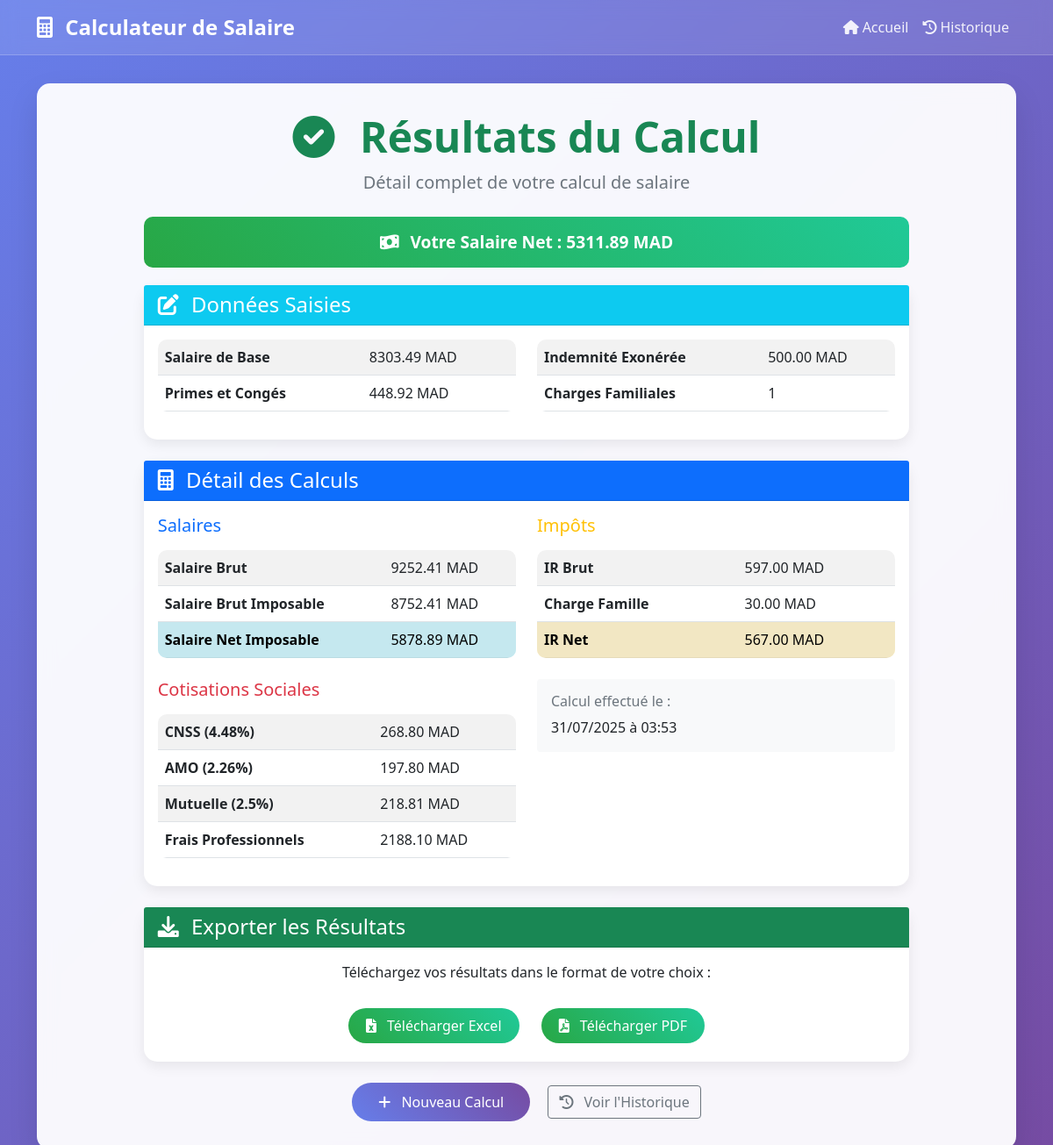
The app's page /result/1/ with its own data.
### calculator/models.py (models this page shows, shortened)
class SalaryCalculation(models.Model):
    salaire_base = models.FloatField()
    primes_conges = models.FloatField()
    indemnite_exoneree = models.FloatField()
    nb_charge_familiale = models.IntegerField()
    salaire_brut = models.FloatField()
    salaire_brut_imposable = models.FloatField()
    cnss = models.FloatField()
    amo = models.FloatField()
    mutuelle = models.FloatField()
    frais_professionnels = models.FloatField()
    salaire_net_imposable = models.FloatField()
    ir_brut = models.FloatField()
    charge_famille = models.FloatField()
    ir_net = models.FloatField()
    salaire_net = models.FloatField()
    created_at = models.DateTimeField(default=timezone.now)
    class Meta:
        ordering = ['-created_at']

### calculator/views.py (the view)
# urls.py: path('result/<int:calculation_id>/', views.result, name='result'),
def result(request, calculation_id):
    try:
        calculation = SalaryCalculation.objects.get(id=calculation_id)
        return render(request, 'calculator/result.html', {'calculation': calculation})
    except SalaryCalculation.DoesNotExist:
        messages.error(request, 'Calcul non trouvé.')
        return redirect('home')

### templates/calculator/result.html (shortened to what this page needs)
{% extends 'base.html' %}
{% block content %}
<div class="row justify-content-center">
    <div class="col-lg-10">
        <div class="text-center mb-4">
            <h1 class="display-5 fw-bold text-success">
                <i class="fas fa-check-circle me-3"></i>
                Résultats du Calcul
            </h1>
            <p class="lead text-muted">Détail complet de votre calcul de salaire</p>
        </div>
        <div class="result-highlight">
            <i class="fas fa-money-bill-wave me-2"></i>
            Votre Salaire Net : {{ calculation.salaire_net|floatformat:2 }} MAD
        </div>
        <div class="card mb-4">
            <div class="card-header bg-info text-white">
                <h4 class="mb-0">
                    <i class="fas fa-edit me-2"></i>
                    Données Saisies
                </h4>
            </div>
            <div class="card-body">
                <div class="row">
                    <div class="col-md-6">
                        <table class="table table-striped">
                            <tr>
                                <td><strong>Salaire de Base</strong></td>
                                <td>{{ calculation.salaire_base|floatformat:2 }} MAD</td>
                            </tr>
                            <tr>
                                <td><strong>Primes et Congés</strong></td>
                                <td>{{ calculation.primes_conges|floatformat:2 }} MAD</td>
                            </tr>
                        </table>
                    </div>
                    <div class="col-md-6">
                        <table class="table table-striped">
                            <tr>
                                <td><strong>Indemnité Exonérée</strong></td>
                                <td>{{ calculation.indemnite_exoneree|floatformat:2 }} MAD</td>
                            </tr>
                            <tr>
                                <td><strong>Charges Familiales</strong></td>
                                <td>{{ calculation.nb_charge_familiale }}</td>
                            </tr>
                        </table>
                    </div>
                </div>
            </div>
        </div>
        <div class="card mb-4">
            <div class="card-header bg-primary text-white">
                <h4 class="mb-0">
                    <i class="fas fa-calculator me-2"></i>
                    Détail des Calculs
                </h4>
            </div>
            <div class="card-body">
                <div class="row">
                    <div class="col-md-6">
                        <h5 class="text-primary mb-3">Salaires</h5>
                        <table class="table table-striped">
                            <tr>
                                <td><strong>Salaire Brut</strong></td>
                                <td>{{ calculation.salaire_brut|floatformat:2 }} MAD</td>
                            </tr>
                            <tr>
                                <td><strong>Salaire Brut Imposable</strong></td>
                                <td>{{ calculation.salaire_brut_imposable|floatformat:2 }} MAD</td>
                            </tr>
                            <tr class="table-info">
                                <td><strong>Salaire Net Imposable</strong></td>
                                <td>{{ calculation.salaire_net_imposable|floatformat:2 }} MAD</td>
                            </tr>
                        </table>
                        <h5 class="text-danger mb-3 mt-4">Cotisations Sociales</h5>
                        <table class="table table-striped">
                            <tr>
                                <td><strong>CNSS (4.48%)</strong></td>
                                <td>{{ calculation.cnss|floatformat:2 }} MAD</td>
                            </tr>
                            <tr>
                                <td><strong>AMO (2.26%)</strong></td>
                                <td>{{ calculation.amo|floatformat:2 }} MAD</td>
                            </tr>
                            <tr>
                                <td><strong>Mutuelle (2.5%)</strong></td>
                                <td>{{ calculation.mutuelle|floatformat:2 }} MAD</td>
                            </tr>
                            <tr>
                                <td><strong>Frais Professionnels</strong></td>
                                <td>{{ calculation.frais_professionnels|floatformat:2 }} MAD</td>
                            </tr>
                        </table>
                    </div>
                    <div class="col-md-6">
                        <h5 class="text-warning mb-3">Impôts</h5>
                        <table class="table table-striped">
                            <tr>
                                <td><strong>IR Brut</strong></td>
                                <td>{{ calculation.ir_brut|floatformat:2 }} MAD</td>
                            </tr>
                            <tr>
                                <td><strong>Charge Famille</strong></td>
                                <td>{{ calculation.charge_famille|floatformat:2 }} MAD</td>
                            </tr>
                            <tr class="table-warning">
                                <td><strong>IR Net</strong></td>
                                <td>{{ calculation.ir_net|floatformat:2 }} MAD</td>
                            </tr>
                        </table>
                        <div class="mt-4 p-3 bg-light rounded">
                            <h6 class="text-muted">Calcul effectué le :</h6>
                            <p class="mb-0">{{ calculation.created_at|date:"d/m/Y à H:i" }}</p>
                        </div>
                    </div>
                </div>
            </div>
        </div>
        <div class="card">
            <div class="card-header bg-success text-white">
                <h4 class="mb-0">
                    <i class="fas fa-download me-2"></i>
                    Exporter les Résultats
                </h4>
            </div>
            <div class="card-body text-center">
                <p class="mb-4">Téléchargez vos résultats dans le format de votre choix :</p>
                <a href="{% url 'export_excel' calculation.id %}" class="btn-download me-3">
                    <i class="fas fa-file-excel me-2"></i>
                    Télécharger Excel
                </a>
                <a href="{% url 'export_pdf' calculation.id %}" class="btn-download">
                    <i class="fas fa-file-pdf me-2"></i>
                    Télécharger PDF
                </a>
            </div>
        </div>
        <div class="text-center mt-4">
            <a href="{% url 'home' %}" class="btn btn-primary me-3">
                <i class="fas fa-plus me-2"></i>
                Nouveau Calcul
            </a>
            <a href="{% url 'history' %}" class="btn btn-outline-secondary">
                <i class="fas fa-history me-2"></i>
                Voir l'Historique
            </a>
        </div>
    </div>
</div>
{% endblock %}

### templates/base.html (style rules this page uses)
body { background: linear-gradient(135deg, #667eea 0%, #764ba2 100%); min-height: 100vh; font-family: 'Segoe UI', Tahoma, Geneva, Verdana, sans-serif; }
.btn-primary { background: linear-gradient(45deg, #667eea, #764ba2); border: none; border-radius: 25px; padding: 10px 30px; transition: all 0.3s ease; }
.card { border: none; border-radius: 15px; box-shadow: 0 5px 15px rgba(0, 0, 0, 0.08); transition: all 0.3s ease; }
.table { border-radius: 10px; overflow: hidden; }
.btn-download { background: linear-gradient(45deg, #28a745, #20c997); border: none; border-radius: 20px; padding: 8px 20px; color: white; text-decoration: none; transition: all 0.3s ease; display: inline-block; margin: 5px; }
.result-highlight { background: linear-gradient(45deg, #28a745, #20c997); color: white; padding: 15px; border-radius: 10px; text-align: center; font-size: 1.2rem; font-weight: bold; margin: 20px 0; }

### records on screen
SalaryCalculation: salaire_net "5311.89", salaire_base "8303.49", primes_conges "448.92", indemnite_exoneree "500.00", nb_charge_familiale "1", salaire_brut "9252.41", salaire_brut_imposable "8752.41", salaire_net_imposable "5878.89", cnss "268.80", amo "197.80", mutuelle "218.81", frais_professionnels "2188.10", ir_brut "597.00", charge_famille "30.00", ir_net "567.00", created_at "31/07/2025 à 03:53"
